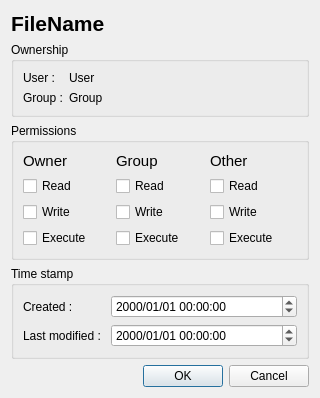
<?xml version="1.0" encoding="UTF-8"?>
<ui version="4.0">
 <class>FileAttributesDialog</class>
 <widget class="QDialog" name="FileAttributesDialog">
  <property name="geometry">
   <rect>
    <x>0</x>
    <y>0</y>
    <width>320</width>
    <height>398</height>
   </rect>
  </property>
  <property name="windowTitle">
   <string>File attributes</string>
  </property>
  <layout class="QVBoxLayout" name="verticalLayout_2">
   <item>
    <widget class="QLabel" name="fileNameLabel">
     <property name="font">
      <font>
       <pointsize>16</pointsize>
       <weight>75</weight>
       <bold>true</bold>
      </font>
     </property>
     <property name="text">
      <string>FileName</string>
     </property>
    </widget>
   </item>
   <item>
    <widget class="QGroupBox" name="ownershipGroupBox">
     <property name="title">
      <string>Ownership</string>
     </property>
     <layout class="QGridLayout" name="gridLayout_2" columnstretch="0,1">
      <item row="0" column="1">
       <widget class="QLabel" name="ownershipUserLabel">
        <property name="text">
         <string>User</string>
        </property>
       </widget>
      </item>
      <item row="1" column="0">
       <widget class="QLabel" name="ownershipGroupHeadLabel">
        <property name="text">
         <string>Group :</string>
        </property>
       </widget>
      </item>
      <item row="0" column="0">
       <widget class="QLabel" name="ownershipUserHeadLabel">
        <property name="text">
         <string>User :</string>
        </property>
       </widget>
      </item>
      <item row="1" column="1">
       <widget class="QLabel" name="ownershipGroupLabel">
        <property name="text">
         <string>Group</string>
        </property>
       </widget>
      </item>
     </layout>
    </widget>
   </item>
   <item>
    <widget class="QGroupBox" name="permissionsGroupBox">
     <property name="title">
      <string>Permissions</string>
     </property>
     <layout class="QGridLayout" name="gridLayout">
      <item row="0" column="0">
       <widget class="QLabel" name="permissionsOwnerLabel">
        <property name="font">
         <font>
          <pointsize>11</pointsize>
         </font>
        </property>
        <property name="text">
         <string>Owner</string>
        </property>
       </widget>
      </item>
      <item row="0" column="1">
       <widget class="QLabel" name="permissionsGroupLabel">
        <property name="font">
         <font>
          <pointsize>11</pointsize>
         </font>
        </property>
        <property name="text">
         <string>Group</string>
        </property>
       </widget>
      </item>
      <item row="0" column="2">
       <widget class="QLabel" name="permissionsOtherLabel">
        <property name="font">
         <font>
          <pointsize>11</pointsize>
         </font>
        </property>
        <property name="text">
         <string>Other</string>
        </property>
       </widget>
      </item>
      <item row="1" column="0">
       <widget class="QCheckBox" name="permissionsOwnerReadCheckBox">
        <property name="text">
         <string>Read</string>
        </property>
       </widget>
      </item>
      <item row="1" column="1">
       <widget class="QCheckBox" name="permissionsGroupReadCheckBox">
        <property name="text">
         <string>Read</string>
        </property>
       </widget>
      </item>
      <item row="1" column="2">
       <widget class="QCheckBox" name="permissionsOtherReadCheckBox">
        <property name="text">
         <string>Read</string>
        </property>
       </widget>
      </item>
      <item row="2" column="0">
       <widget class="QCheckBox" name="permissionsOwnerWriteCheckBox">
        <property name="text">
         <string>Write</string>
        </property>
       </widget>
      </item>
      <item row="2" column="1">
       <widget class="QCheckBox" name="permissionsGroupWriteCheckBox">
        <property name="text">
         <string>Write</string>
        </property>
       </widget>
      </item>
      <item row="2" column="2">
       <widget class="QCheckBox" name="permissionsOtherWriteCheckBox">
        <property name="text">
         <string>Write</string>
        </property>
       </widget>
      </item>
      <item row="3" column="0">
       <widget class="QCheckBox" name="permissionsOwnerExecuteCheckBox">
        <property name="text">
         <string>Execute</string>
        </property>
       </widget>
      </item>
      <item row="3" column="1">
       <widget class="QCheckBox" name="permissionsGroupExecuteCheckBox">
        <property name="text">
         <string>Execute</string>
        </property>
       </widget>
      </item>
      <item row="3" column="2">
       <widget class="QCheckBox" name="permissionsOtherExecuteCheckBox">
        <property name="text">
         <string>Execute</string>
        </property>
       </widget>
      </item>
     </layout>
    </widget>
   </item>
   <item>
    <widget class="QGroupBox" name="timestampGroupBox">
     <property name="title">
      <string>Time stamp</string>
     </property>
     <layout class="QGridLayout" name="gridLayout_3" columnstretch="0,1,0">
      <item row="0" column="0">
       <widget class="QLabel" name="timestampCreatedHeadLabel">
        <property name="text">
         <string>Created : </string>
        </property>
       </widget>
      </item>
      <item row="1" column="0">
       <widget class="QLabel" name="timestampLastModifiedHeadLabel">
        <property name="text">
         <string>Last modified : </string>
        </property>
       </widget>
      </item>
      <item row="0" column="1" colspan="2">
       <widget class="QDateTimeEdit" name="timestampCreatedDateTimeEdit">
        <property name="displayFormat">
         <string>yyyy/MM/dd HH:mm:ss</string>
        </property>
       </widget>
      </item>
      <item row="1" column="1" colspan="2">
       <widget class="QDateTimeEdit" name="timestampLastModifiedDateTimeEdit">
        <property name="displayFormat">
         <string>yyyy/MM/dd HH:mm:ss</string>
        </property>
       </widget>
      </item>
     </layout>
    </widget>
   </item>
   <item>
    <widget class="QDialogButtonBox" name="buttonBox">
     <property name="orientation">
      <enum>Qt::Horizontal</enum>
     </property>
     <property name="standardButtons">
      <set>QDialogButtonBox::Cancel|QDialogButtonBox::Ok</set>
     </property>
    </widget>
   </item>
  </layout>
 </widget>
 <tabstops>
  <tabstop>permissionsOwnerReadCheckBox</tabstop>
  <tabstop>permissionsOwnerWriteCheckBox</tabstop>
  <tabstop>permissionsOwnerExecuteCheckBox</tabstop>
  <tabstop>permissionsGroupReadCheckBox</tabstop>
  <tabstop>permissionsGroupWriteCheckBox</tabstop>
  <tabstop>permissionsGroupExecuteCheckBox</tabstop>
  <tabstop>permissionsOtherReadCheckBox</tabstop>
  <tabstop>permissionsOtherWriteCheckBox</tabstop>
  <tabstop>permissionsOtherExecuteCheckBox</tabstop>
 </tabstops>
 <resources/>
 <connections>
  <connection>
   <sender>buttonBox</sender>
   <signal>accepted()</signal>
   <receiver>FileAttributesDialog</receiver>
   <slot>accept()</slot>
   <hints>
    <hint type="sourcelabel">
     <x>248</x>
     <y>254</y>
    </hint>
    <hint type="destinationlabel">
     <x>157</x>
     <y>274</y>
    </hint>
   </hints>
  </connection>
  <connection>
   <sender>buttonBox</sender>
   <signal>rejected()</signal>
   <receiver>FileAttributesDialog</receiver>
   <slot>reject()</slot>
   <hints>
    <hint type="sourcelabel">
     <x>316</x>
     <y>260</y>
    </hint>
    <hint type="destinationlabel">
     <x>286</x>
     <y>274</y>
    </hint>
   </hints>
  </connection>
 </connections>
</ui>
